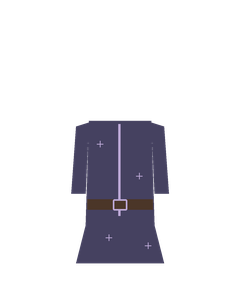
#> input picture assets/character/eq-arcane_robe.png, 240 x 304 px; its folder holds 4 pictures in this run
$ python prepare_item_thumbs.py
#> lines starting #> are read from the running program, lines starting #| are printed output that depends on the picture
"""Inventory thumbnails cut from the existing equipment layers.

Usage: python scripts/prepare_item_thumbs.py
Reads assets/character/eq-<item>.png (full-body 240x304 layers drawn by
prepare_rpg_equipment.py), crops each item to its visible pixels and writes transparent
thumbnails to assets/character/items/<size>/<item>.png (96, 64 and 44 px). Pillow is a
build dependency only; the app loads the PNGs with Tk.
"""

from pathlib import Path

from PIL import Image

ROOT = Path(__file__).resolve().parents[1]
SOURCE = ROOT / "assets" / "character"
TARGET = SOURCE / "items"
SIZES = (96, 64, 44)
SKIP = {"backpack-back", "lantern-glow"}


def thumbnail(path, size):
    image = Image.open(path).convert("RGBA")
    box = image.getbbox()
    if not box:
        return None
    item = image.crop(box)
    # Small art is enlarged up to 1.6x at most, so thin items stay crisp.
    scale = min((size - 8) / item.width, (size - 8) / item.height, 1.6 * size / 64)
    item = item.resize(
        (max(1, round(item.width * scale)), max(1, round(item.height * scale))),
        Image.LANCZOS,
    )
    canvas = Image.new("RGBA", (size, size), (0, 0, 0, 0))
    canvas.alpha_composite(item, ((size - item.width) // 2, (size - item.height) // 2))
    return canvas


def main():
    written = 0
    for size in SIZES:
        (TARGET / str(size)).mkdir(parents=True, exist_ok=True)
    for path in sorted(SOURCE.glob("eq-*.png")):
        name = path.stem[3:]
        if name in SKIP:
            continue
        for size in SIZES:
            image = thumbnail(path, size)
#> in thumbnail, image is the input picture: PIL image 240x304 RGBA; mean R, G, B, A 12.4, 11.5, 16.7, 41.1
#> in thumbnail, `box = image.getbbox()`: box = (69, 118, 172, 266)
#> in thumbnail, `item = image.crop(box)`:
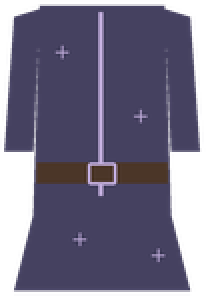
#> item: PIL image 103x148 RGBA (shown 2 times larger); mean R, G, B, A 59.2, 54.9, 79.8, 196.6; transparent parts drawn white
#> in thumbnail, `item = item.resize( (max(1, round(item.width * scale)), max(1, round(i..`:
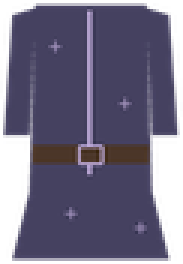
#> item: PIL image 61x88 RGBA (shown 3 times larger); mean R, G, B, A 61, 56.4, 80.7, 196.5; transparent parts drawn white
#> in thumbnail, `canvas = Image.new("RGBA", (size, size), (0, 0, 0, 0))`: canvas: PIL image 96x96 RGBA; every value is 0
#> in thumbnail, `canvas.alpha_composite(item, ((size - item.width) // 2, (size - item.h..`:
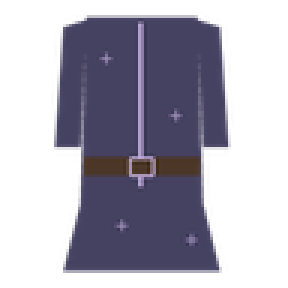
#> canvas: PIL image 96x96 RGBA (shown 3 times larger); mean R, G, B, A 35.5, 32.9, 47, 114.4; transparent parts drawn white
#> pass 3 of the loop in main, `for path in sorted(SOURCE.glob("eq-*.png")):`:
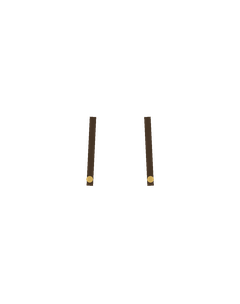
#> input picture assets/character/eq-backpack.png, 240 x 304 px
#> in thumbnail, image is the input picture: PIL image 240x304 RGBA; mean R, G, B, A 1.4, 1.1, 0.7, 3.1
#> box = (84, 114, 156, 188)
#> in thumbnail (call 4), `item = item.resize( (max(1, round(item.width * scale)), max(1, round(i..`:
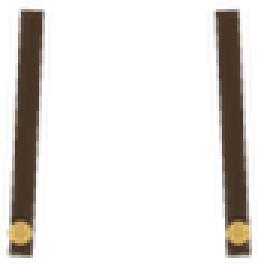
#> item: PIL image 86x88 RGBA (shown 3 times larger); mean R, G, B, A 21.2, 16.9, 10.4, 42.5; transparent parts drawn white
#> in thumbnail (call 4), `canvas.alpha_composite(item, ((size - item.width) // 2, (size - item.h..`:
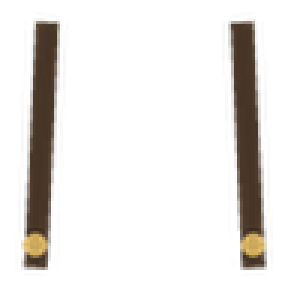
#> canvas: PIL image 96x96 RGBA (shown 3 times larger); mean R, G, B, A 17.4, 13.9, 8.5, 34.9; transparent parts drawn white
            if image:
                image.save(TARGET / str(size) / f"{name}.png", optimize=True)
                written += 1
    print(f"{written} miniaturas em {TARGET.relative_to(ROOT)}")


if __name__ == "__main__":
    main()
